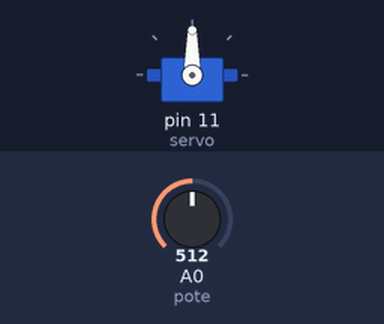
Recording of a sketch running on a simulated Arduino Uno, built with avr-gcc and run on an emulated ATmega328P. On the bench: servo. The inputs (shaded band) are chosen by the test bench; at power-on: A0 (pote) = 512.

Above: at 1.2 s.
1.3 s: A0 (pote) set to 716
At 1.8 s:
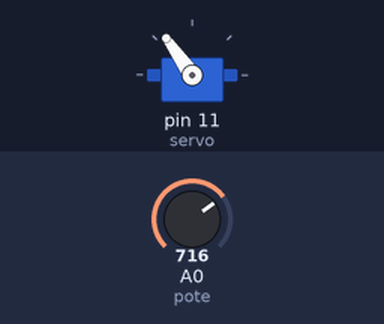
2.8 s: A0 (pote) set to 900
At 4.0 s:
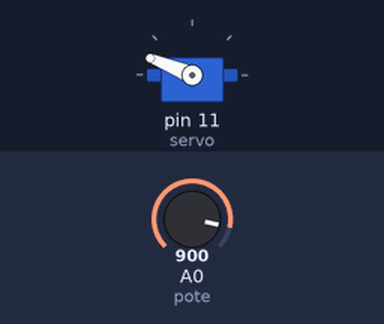
4.3 s: A0 (pote) set to 1023
At 5.3 s:
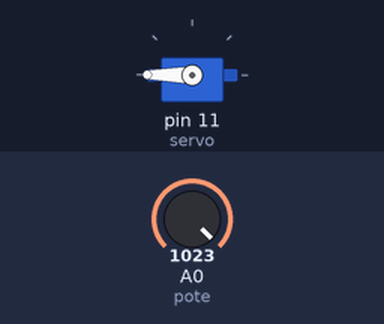
5.8 s: A0 (pote) set to 306
At 6.4 s:
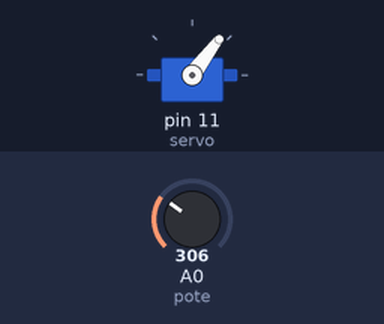
7.3 s: A0 (pote) set to 122
At 7.6 s:
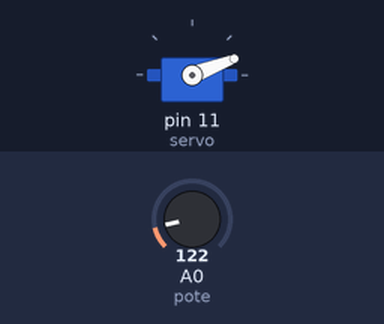
Timing chart, 0 to 9.8 s (numbered marks = the images above; inputs shaded):
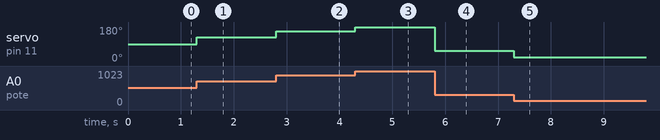

Measured:
- after the input at 1.3 s, servo on pin 11 (servo): 90° → 125° at once
- after the input at 2.8 s, servo on pin 11 (servo): 125° → 158° at once
- after the input at 4.3 s, servo on pin 11 (servo): 158° → 180° at once
- after the input at 5.8 s, servo on pin 11 (servo): 180° → 53° at once
- after the input at 7.3 s, servo on pin 11 (servo): 53° → 21° at once

The sketch:

Servomotor_Potentiometer.ino
```cpp
#include <Servo.h>
const int pote= A0;
Servo servo;  // create servo object to control a servo

int pos = 0;    // variable to store the servo position

void setup() {
  servo.attach(11);  // attaches the servo on pin 9 to the servo object
  pinMode(pote, INPUT);
}

void loop() {
  int get = analogRead(pote);
  int madp = map(get, 0, 1023, 0, 180);
  servo.write(madp);


}
```
